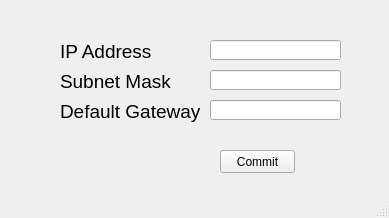
<?xml version="1.0" encoding="UTF-8"?>
<ui version="4.0">
 <class>MainWindow</class>
 <widget class="QMainWindow" name="MainWindow">
  <property name="enabled">
   <bool>true</bool>
  </property>
  <property name="geometry">
   <rect>
    <x>0</x>
    <y>0</y>
    <width>389</width>
    <height>218</height>
   </rect>
  </property>
  <property name="minimumSize">
   <size>
    <width>389</width>
    <height>218</height>
   </size>
  </property>
  <property name="maximumSize">
   <size>
    <width>389</width>
    <height>218</height>
   </size>
  </property>
  <property name="windowTitle">
   <string>MainWindow</string>
  </property>
  <widget class="QWidget" name="centralwidget">
   <widget class="QLabel" name="label_2">
    <property name="geometry">
     <rect>
      <x>60</x>
      <y>70</y>
      <width>121</width>
      <height>23</height>
     </rect>
    </property>
    <property name="sizePolicy">
     <sizepolicy hsizetype="MinimumExpanding" vsizetype="MinimumExpanding">
      <horstretch>0</horstretch>
      <verstretch>0</verstretch>
     </sizepolicy>
    </property>
    <property name="font">
     <font>
      <pointsize>14</pointsize>
     </font>
    </property>
    <property name="text">
     <string>Subnet Mask</string>
    </property>
   </widget>
   <widget class="QPushButton" name="CommitIntEdit">
    <property name="geometry">
     <rect>
      <x>220</x>
      <y>150</y>
      <width>75</width>
      <height>23</height>
     </rect>
    </property>
    <property name="text">
     <string>Commit</string>
    </property>
   </widget>
   <widget class="QLineEdit" name="MaskEdit">
    <property name="geometry">
     <rect>
      <x>210</x>
      <y>70</y>
      <width>131</width>
      <height>20</height>
     </rect>
    </property>
   </widget>
   <widget class="QLabel" name="label">
    <property name="geometry">
     <rect>
      <x>60</x>
      <y>40</y>
      <width>110</width>
      <height>23</height>
     </rect>
    </property>
    <property name="sizePolicy">
     <sizepolicy hsizetype="MinimumExpanding" vsizetype="MinimumExpanding">
      <horstretch>0</horstretch>
      <verstretch>0</verstretch>
     </sizepolicy>
    </property>
    <property name="font">
     <font>
      <pointsize>14</pointsize>
     </font>
    </property>
    <property name="text">
     <string>IP Address</string>
    </property>
   </widget>
   <widget class="QLineEdit" name="IpEdit">
    <property name="geometry">
     <rect>
      <x>210</x>
      <y>40</y>
      <width>131</width>
      <height>20</height>
     </rect>
    </property>
   </widget>
   <widget class="QLabel" name="label_3">
    <property name="geometry">
     <rect>
      <x>60</x>
      <y>100</y>
      <width>141</width>
      <height>23</height>
     </rect>
    </property>
    <property name="sizePolicy">
     <sizepolicy hsizetype="MinimumExpanding" vsizetype="MinimumExpanding">
      <horstretch>0</horstretch>
      <verstretch>0</verstretch>
     </sizepolicy>
    </property>
    <property name="font">
     <font>
      <pointsize>14</pointsize>
     </font>
    </property>
    <property name="text">
     <string>Default Gateway</string>
    </property>
   </widget>
   <widget class="QLineEdit" name="GatewayEdit">
    <property name="geometry">
     <rect>
      <x>210</x>
      <y>100</y>
      <width>131</width>
      <height>20</height>
     </rect>
    </property>
   </widget>
  </widget>
  <widget class="QMenuBar" name="menubar">
   <property name="geometry">
    <rect>
     <x>0</x>
     <y>0</y>
     <width>389</width>
     <height>21</height>
    </rect>
   </property>
  </widget>
  <widget class="QStatusBar" name="statusbar"/>
 </widget>
 <resources/>
 <connections/>
</ui>
